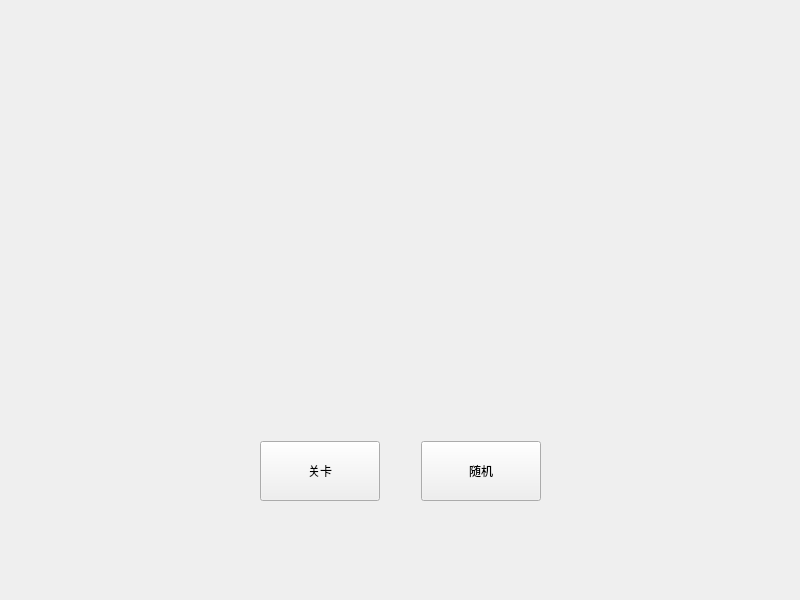
<?xml version="1.0" encoding="UTF-8"?>
<ui version="4.0">
 <class>Home</class>
 <widget class="QWidget" name="Home">
  <property name="geometry">
   <rect>
    <x>0</x>
    <y>0</y>
    <width>800</width>
    <height>600</height>
   </rect>
  </property>
  <property name="windowTitle">
   <string>Form</string>
  </property>
  <widget class="QWidget" name="layoutWidget">
   <property name="geometry">
    <rect>
     <x>260</x>
     <y>440</y>
     <width>281</width>
     <height>62</height>
    </rect>
   </property>
   <layout class="QHBoxLayout" name="horizontalLayout">
    <item>
     <widget class="QPushButton" name="levelButton">
      <property name="minimumSize">
       <size>
        <width>120</width>
        <height>60</height>
       </size>
      </property>
      <property name="maximumSize">
       <size>
        <width>120</width>
        <height>60</height>
       </size>
      </property>
      <property name="text">
       <string>关卡</string>
      </property>
     </widget>
    </item>
    <item>
     <spacer name="horizontalSpacer">
      <property name="orientation">
       <enum>Qt::Orientation::Horizontal</enum>
      </property>
      <property name="sizeHint" stdset="0">
       <size>
        <width>40</width>
        <height>20</height>
       </size>
      </property>
     </spacer>
    </item>
    <item>
     <widget class="QPushButton" name="randomButton">
      <property name="minimumSize">
       <size>
        <width>120</width>
        <height>60</height>
       </size>
      </property>
      <property name="maximumSize">
       <size>
        <width>120</width>
        <height>60</height>
       </size>
      </property>
      <property name="text">
       <string>随机</string>
      </property>
     </widget>
    </item>
   </layout>
  </widget>
 </widget>
 <resources/>
 <connections/>
</ui>
